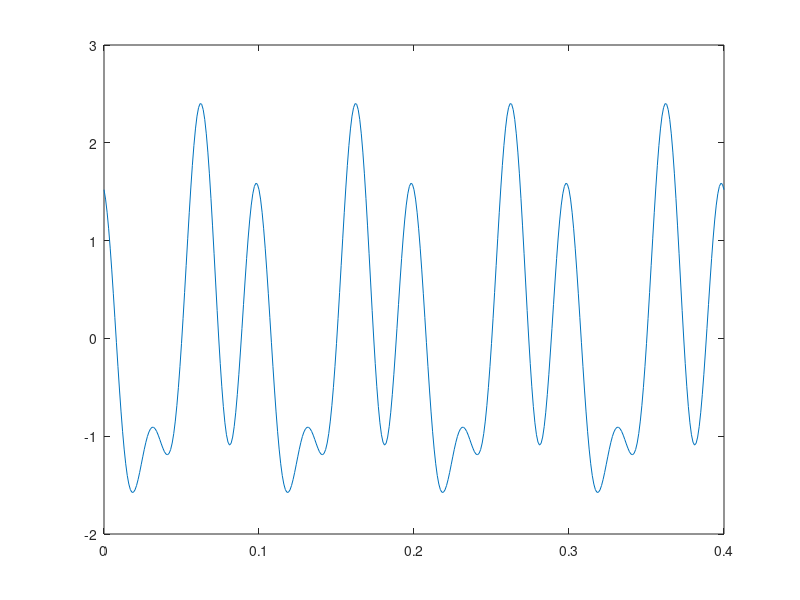

Write the MATLAB code that produced this figure. (Note: this script raises an error after producing the figure.)
Ta = 0.001;
N = 3;
A = [1,1,1];
f = [10,20,30];

mdc1 = gcd(f(1),f(2));
f1 = gcd(mdc1,f(3));
T = 1/f1;

t = 0:Ta:4*T;

psi = rand(1,3)*2*pi-pi;

soma = 0;
for i = 1:N
    soma = soma + A(i)*sin(2*pi*f(i)*t+psi(i));
end

plot(t,soma);

p = potencia(soma,Ta,T)
